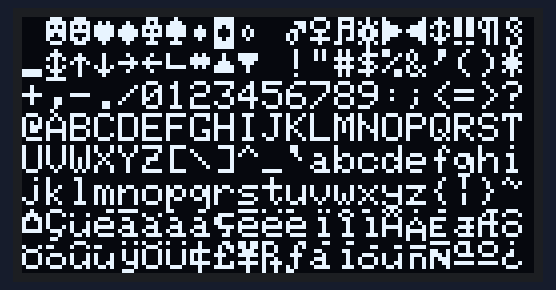
This sketch was run on a simulated Arduino Uno, built with avr-gcc and run on an emulated ATmega328P. Parts: 128×64 one-colour display.

Above: at 0.3 s.

The sketch:

26-OLED-Display-Interfacing-with-SPI-and-Displaying-Text.ino
```cpp
/*
        *************************** Wiring ***************************************
                 Pin Definitions for OLED and ESP8266 (NodeMCU)

NOTE :---

// OLED_RESET ==> GPIO-4  (D2)
// OLED_DC/D0    ==> GPIO-5  (D1)
// OLED_MOSI/D1  ==> GPIO-13 (D7)
// OLED_CLK   ==> GPIO-14 (D5)
// OLED_CS    ==> GPIO-15 (D8)
// OLED_VCC   ==> 3.3V
// OLED_GND   ==> GND
*
*/

/*
* Reference: https://www.electronicshub.org/nodemcu-esp8266-oled-display/#Displaying_Text
*/

#include <SPI.h>
#include <Wire.h>
#include <Adafruit_GFX.h>
#include <Adafruit_SSD1306.h>

#define SCREEN_WIDTH 128
#define SCREEN_HEIGHT 64


#define OLED_RESET  4 // ===> GPIO-4(D2)
#define OLED_DC     5 // ===> GPIO-5(D1)
#define OLED_MOSI   13 // ===> GPIO-13(D7)
#define OLED_CLK    14 // ===> GPIO-14(D5)
#define OLED_CS     15 // ===> GPIO-15(D8)


Adafruit_SSD1306 display(SCREEN_WIDTH, SCREEN_HEIGHT, OLED_MOSI, OLED_CLK, OLED_DC, OLED_RESET, OLED_CS);

void AllPixels();
void TextDisplay();
void InvertedTextDisplay();
void ScrollText();
void DisplayChars();
void TextSize();

void setup() {
  Serial.begin(115200);

  if (!display.begin(SSD1306_SWITCHCAPVCC)) {
    Serial.println(F("SSD1306 allocation failed"));
    for (;;); // Stay in loop if initialization fails
  }

  display.clearDisplay();
  display.display();
  delay(100);
}

void loop() {
//  AllPixels(); // (1).
//  TextDisplay(); // (2).
//  InvertedTextDisplay(); // (3).
//  ScrollText(); // (4).
  DisplayChars(); // (5).
//  TextSize(); // (6).
}

/* (1). Ye wala code OLED Display par sare pixels ko line by line increase-karega(left to right) aur remove-karega(left to right) */
void AllPixels() {
  display.clearDisplay();
  for (int i = 0; i < 128; i++) {
    for (int j = 0; j < 64; j++) {
      display.drawPixel(i, j, SSD1306_WHITE);
    }
    display.display();
    delay(20);
  }

  for (int i = 0; i < 128; i++) {
    for (int j = 0; j < 64; j++) {
      display.drawPixel(i, j, SSD1306_BLACK);
    }
    display.display();
    delay(20);
  }
}

/* (2). Ye wala code OLED Display par Text ko show karega((Background-color-black-rahega) aur (Text-ka-color-wight-rahega)) */
void TextDisplay() {
  display.clearDisplay(); // It will clear the OLED Display.
  display.setTextSize(1); // This will set the size to the text 1X times the standart size.
  display.setTextColor(SSD1306_WHITE); // Set the "text color to black" and the "background color to white".
  display.setCursor(5, 28); // It will set the coursor at (5+1)th-row and (28+1)th-column , from where you want Start Printing or writing the text.
  display.println("Araham Abeddin");
  display.display(); // Ye OLED Display ko given text se updata kar dega aur ise nahi denge to diplay par kuch bhi print nahi hoga.
  delay(3000); // This will keep the text on the display for 3000-milisecond(ms)=3second.
}

/* (3). Ye wala code OLED Display par Text ko show karega((Background-color-wight-rahega) aur (Text-ka-color-black-rahega)) */
void InvertedTextDisplay() {
  display.clearDisplay(); // It will clear the OLED Display.
  display.setTextSize(2); // This will set the size to the text 1X times the standart size.
  display.clearDisplay(); // It will clear the OLED Display.
  display.setTextColor(SSD1306_BLACK, SSD1306_WHITE); // Set the "text color to black" and the "background color to white".
  display.setCursor(5, 28); // It will set the coursor at (5+1)th-row and (28+1)th-column , from where you want Start Printing or writing the text.
  display.println("Araham Abeddin"); // This text will be print on the OLED Display.
  display.display(); // Ye OLED Display ko given text se updata kar dega aur ise nahi denge to diplay par kuch bhi print nahi hoga.
  delay(3000); // This will keep the text on the display for 3000-milisecond(ms)=3second.
}

/*  (4). Text-Scrolling In OLED Display */
void ScrollText() {
  display.clearDisplay(); // OLED screen ko saaf kar deta hai, taaki pehle ka text na dikhe.
  display.setCursor(0, 0); // Cursor ka position (top-left corner) par set karta hai.
  display.setTextSize(1); // Text ka size set karta hai (size 1 means default small size).
  display.setTextColor(SSD1306_WHITE); // Text ka color white set karta hai.

  /* Diya gaya text OLED screen par likhta hai, aur ek line ke baad cursor ko agle line par shift kar deta hai. */
  display.println("This is a"); // "This is a"
  display.println("Scrolling"); // "Scrolling"
  display.println("Text!"); // "Text!"
  display.display(); // Saara likha hua content screen par dikhata hai.
  delay(100); // Screen ko 100 milliseconds ke liye pause karta hai.

  display.startscrollright(0x00, 0x0F); // Ye code text ko left se right leke-jayega.
  delay(2000); // Ye code text ko left se right leke-jayega 2000ms tak left to right tak leke jayega.

  display.startscrollleft(0x00, 0x0F); // Ye code text ko right se left leke-jayega.
  delay(2000); // Ye code text ko left se right leke-jayega 2000ms tak left to right tak leke jayega.

  display.startscrolldiagright(0x00, 0x0F);
  delay(2000);

  display.startscrolldiagleft(0x00, 0x0F);
  delay(2000);

  display.stopscroll();
}

/** (5). This function-code will display the ASCII character set (characters from 0 to 255) on the OLED display. **/
void DisplayChars() {
  display.clearDisplay(); //  OLED screen ko puri tarah clear kar deta hai.
  display.setTextSize(1); // Text ka size set karta hai (size = 1, jo sabse chhota hai).
  display.setTextColor(SSD1306_WHITE); // Text ka color white set karta hai.
  display.setCursor(0, 0); // Cursor ko screen ke top-left corner (x = 0, y = 0) par set karta hai.
  display.cp437(true); // Code page 437 ko enable karta hai (jo ki ek standard ASCII character set hai).


  for (int16_t i = 0; i < 256; i++) {
    if (i == '\n') { /* Agar character '\n' (new line) hai, to uski jagah ' ' (space) likhta hai, taki line break na ho. */
      display.write(' ');
    } else { /* Baaki sab characters ko directly OLED par likhta hai. */
      display.write(i);
    }
  }

  display.display(); // OLED screen par ab tak buffer mein jo bhi data hai, usse show kar deta hai.
  delay(3000); // 3000 milliseconds (3 seconds) ka delay lagata hai, taki output clearly dekh sake.
}

/*  (6). This function displays the text of different sizes on an OLED display. */
void TextSize() {
  display.clearDisplay(); // Clear the OLED display buffer before starting.

  // Text size 1
  display.setTextSize(1);             // Set text size to 1 (smallest size).
  display.setTextColor(SSD1306_WHITE); // Set text color to white for display visibility.
  display.setCursor(0, 0);             // Set the cursor position to the top-left corner (0,0).
  display.println(F("Size: 1"));       // Print "Size: 1" on the OLED.The `F` macro stores the string in Flash memory to save SRAM.
  display.println(F("ABC"));           // Print "ABC" below "Size: 1".The `F` macro stores the string in Flash memory to save SRAM.

  // Text size 2
  display.setTextSize(2);             // Increase text size to 2 (medium size).
  display.setCursor(0, 20);           // Move the cursor down to prevent overlapping with previous text.
  display.println(F("Size: 2"));       // Print "Size: 2" on the OLED.The `F` macro stores the string in Flash memory to save SRAM.
  display.println(F("ABC"));           // Print "ABC" below "Size: 2" at size 2.The `F` macro stores the string in Flash memory to save SRAM.

  display.display(); // Render the text to the OLED by sending the buffer content to the display.
  delay(3000);       // Pause for 3 seconds to allow the user to view the output before clearing.
}
```
